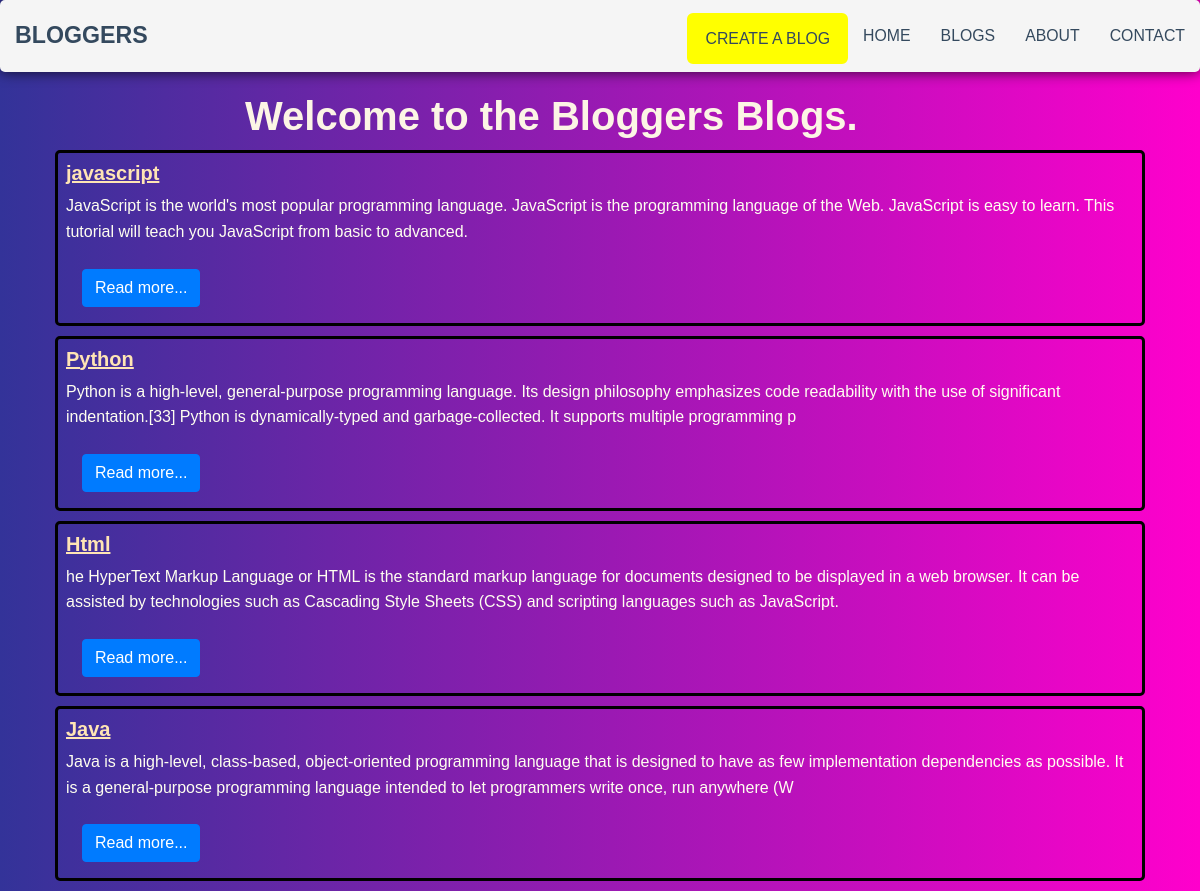
Screenshot of /blog/ with the database file from the repository.
### my_blog/models.py (models this page shows, shortened)
class Blog_detail(models.Model):
    sno = models.AutoField(primary_key=True)
    title = models.CharField(max_length=200)
    content = models.TextField()
    slug = models.CharField(max_length=100)
    time = models.DateTimeField(auto_now_add=True)
    Firstname = models.CharField(max_length=400)
    Lastname = models.CharField(max_length=400)
    email = models.EmailField(max_length=100, blank=True, unique=True)

### my_blog/views.py (the view, shortened to what this page needs)
# urls.py: 2. Add a URL to urlpatterns:  path('blog/', include('blog.urls'))
def blog(request):
    blogs = Blog_detail.objects.all()
    cntext = {'blogs': blogs}
    return render(request, 'blog.html', cntext)

### my_blog/templates/blog.html (shortened to what this page needs)
{% extends 'base.html' %}
{% block body %}
<div class="container">
   <h1>Welcome to the Bloggers Blogs.</h1>
    {%  for item in blogs %}
     <div class="media cardbdy">
         <div class="media-body my-2 mx-2">
             <h5 class="mt-0 "><a class="bpost" href="/blogppost/{{item.slug}}">{{item.title}}</a></h5>
             <p class="cardcontt">{{item.content|slice:245}}</p>
             <div >
                 <button class="btn btn-primary my-2 mx-3">Read more...</button>
             </div>
         </div>
     </div>
    {% endfor %}
</div>
{% endblock %}

### my_blog/templates/base.html (shortened to what this page needs)
<!doctype html>
<html lang="en">
  <head>
    <link rel="stylesheet" href="https://cdn.jsdelivr.net/npm/bootstrap@4.3.1/dist/css/bootstrap.min.css">
  </head>
  <body>
         <header class="header">
		<h1 class="logo"><a href="#">Bloggers</a></h1>
      <ul class="main-nav">
          <li><a href=" #" class="create"> Create a Blog</a></li>
          <li><a href=" index/">Home</a></li>
          <li><a href="blog/">Blogs</a></li>
          <li><a href="about/">About</a></li>
          <li><a href="contact/">Contact</a></li>
      </ul>
	</header>
   {% block body %} {% endblock %}
  </body>
</html>

### rows the page displays
Blog_detail: title "javascript", content "JavaScript is the world's most popular programming language. JavaScript is the programming language of the Web. JavaScript is easy to learn. This tutorial will teach you JavaScript from basic to advanced."
Blog_detail: title "Python", content "Python is a high-level, general-purpose programming language. Its design philosophy emphasizes code readability with the use of significant indentation.[33] Python is dynamically-typed and garbage-collected. It supports multiple programming p"
Blog_detail: title "Html", content "he HyperText Markup Language or HTML is the standard markup language for documents designed to be displayed in a web browser. It can be assisted by technologies such as Cascading Style Sheets (CSS) and scripting languages such as JavaScript."
Blog_detail: title "Java", content "Java is a high-level, class-based, object-oriented programming language that is designed to have as few implementation dependencies as possible. It is a general-purpose programming language intended to let programmers write once, run anywhere (W"
